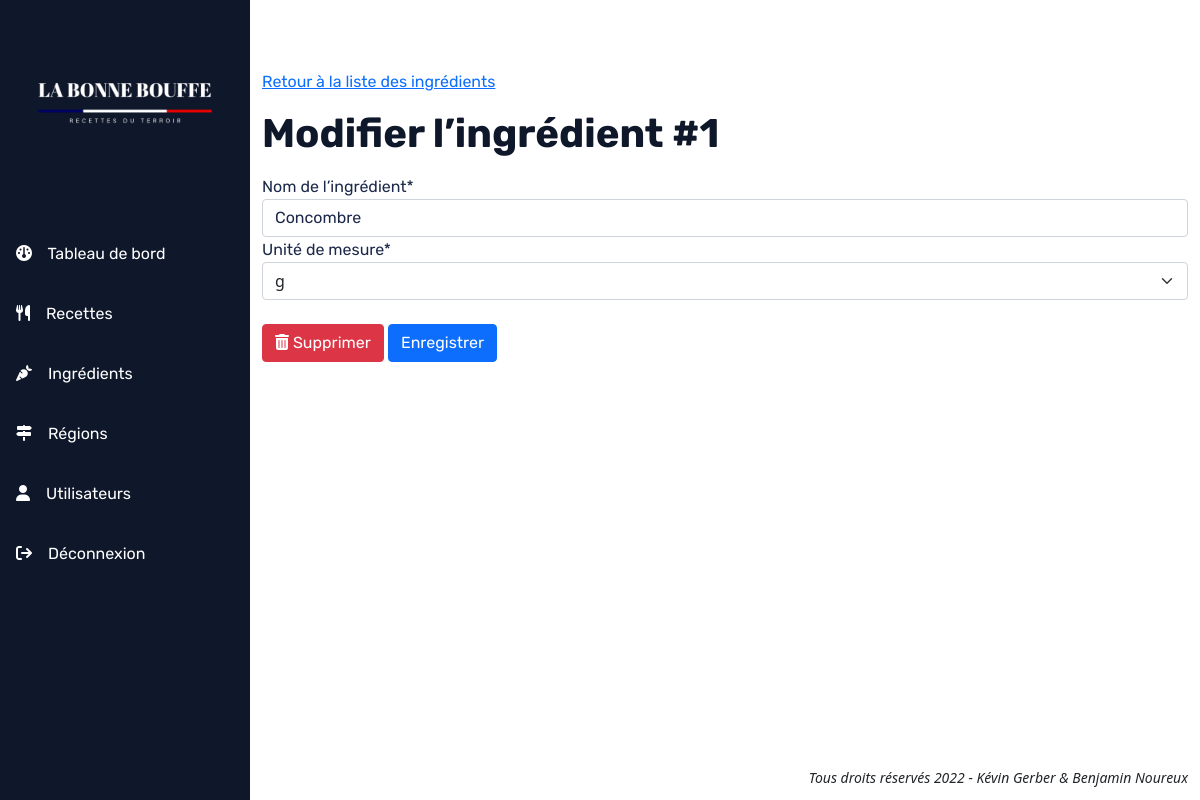
Page /index.php?p=ingredient&action=edit&id=1 (signed in) on the earlier database version.
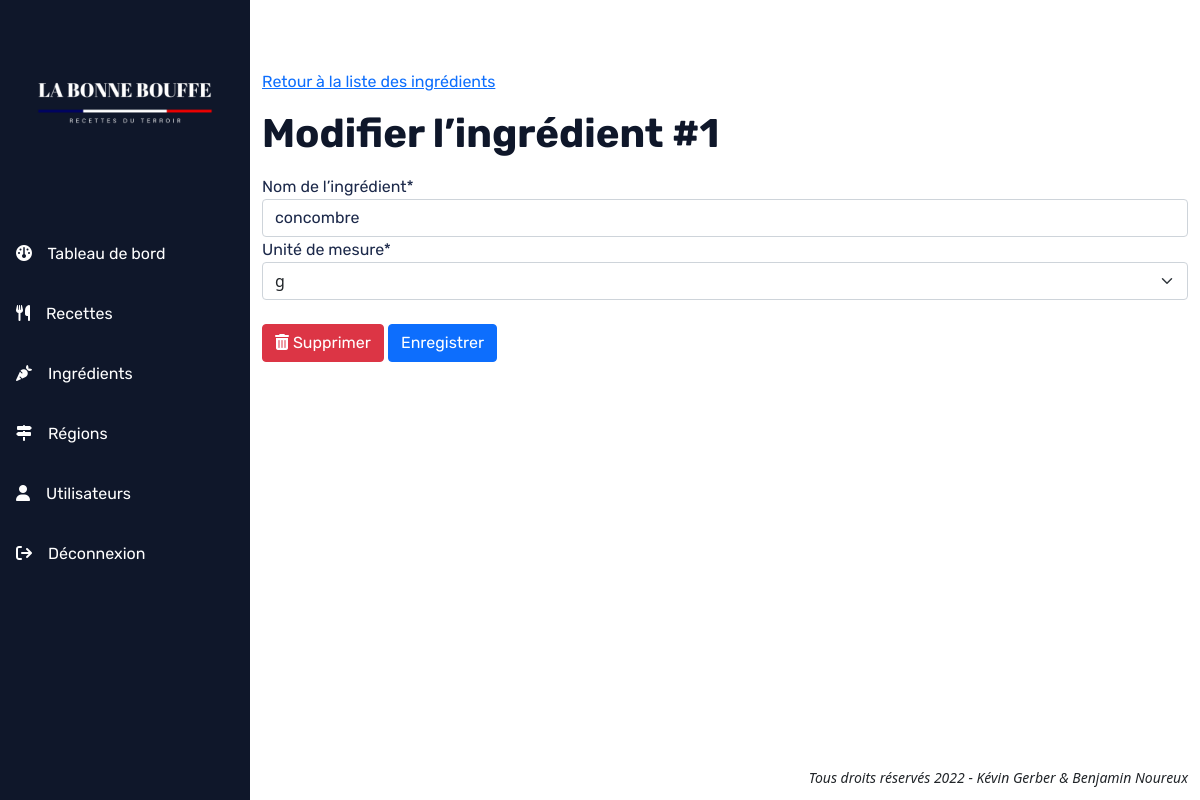
Same page on the later database version.
### tables this page shows
CREATE TABLE `Ingredient` (
  `id` int NOT NULL,
  `nom` varchar(50) NOT NULL,
  `uniteMesure` enum('g','kg','cl','l','cac','cas','pincée') NOT NULL
);

### src/controller/IngredientController.php (called while the page is built, shortened)
<?php
class IngredientController
{
    private static string $tableName = 'Ingredient';
    public static function edit(string $id): void
    {
        $manager = new IngredientManager();
        $ingredient = $manager->getOne(intval($id), IngredientController::$tableName);
        require_once './src/view/ingredients/edit-ingredient.php';
    }
}

### src/model/manager/EntityManager.php (called while the page is built, shortened)
<?php
require_once './src/model/entity/Ingredient.php';
class EntityManager
{
    public function getOne(int $id, string $entityName)
    {
        $bdd = DbManager::DBConnect();
        $sql = 'SELECT * FROM ' . htmlentities($entityName) . ' WHERE id = ' . htmlentities($id);
        $requete = $bdd->query($sql);
        $requete->setFetchMode(PDO::FETCH_CLASS, $entityName);
        $entity = $requete->fetch();
        return $entity;
    }
}

### src/model/entity/Ingredient.php (called while the page is built, shortened)
<?php
class Ingredient extends Entity
{
    protected int $id;
    protected string $nom;
    protected string $uniteMesure;
    public function getId(): int
    {
        return $this->id;
    }
    public function getNom(): string
    {
        return $this->nom;
    }
    public function getUniteMesure(): string
    {
        return $this->uniteMesure;
    }
}

### src/view/ingredients/edit-ingredient.php (the view, shortened to what this page needs)
<main>
    <div class="container">
        <div class="row">
            <div class="col">
                <p><a href="./index.php?p=ingredient">Retour à la liste des ingrédients</a></p>
                <h1>
                    Modifier l’ingrédient #<?= $ingredient->getId(); ?>
                </h1>
            </div>
        </div>
    </div>
    <div class="container">
        <div class="row">
            <div class="col">
                <form action="./index.php?p=ingredient&action=edit&id=<?= $ingredient->getId(); ?>" method="post">
                    <div class="form-group mt-2">
                        <label for="nom">Nom de l’ingrédient*</label>
                        <input id="nom" required type="text" name="nom" class="form-control"
                               value="<?= $ingredient->getNom(); ?>">
                        <label for="uniteMesure">Unité de mesure*</label>
                        <select id="uniteMesure" name="uniteMesure" class="form-select">
                            <option><?= $ingredient->getUniteMesure(); ?></option>
                        </select>
                    </div>
                    <div class="form-group mt-4">
                        <a class="btn btn-danger" href="./index.php?p=ingredient&action=delete&id=<?=$ingredient->getId()?>"><i class="fa-solid fa-trash-can"></i> Supprimer</a>
                        <input class="btn btn-primary" type="submit" value="Enregistrer">
                    </div>
                </form>
            </div>
        </div>
    </div>
</main>

Differences in the rows shown:
changed ingredient id 1: nom "Concombre" → "concombre"
